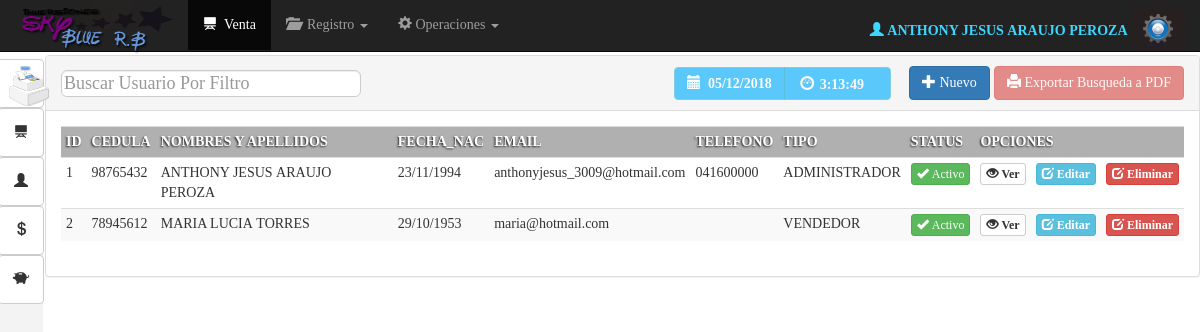
Screenshot of /vista/buscar_usuario.php (signed in) with the database file from the repository.
### tables this page shows
CREATE TABLE IF NOT EXISTS `usuarios` (
  `id_usuario` int(11) NOT NULL,
  `id_empleado` int(11) NOT NULL,
  `usuario` varchar(50) NOT NULL,
  `clave` varchar(50) NOT NULL,
  `nivel` tinyint(1) NOT NULL DEFAULT '1'
);

CREATE TABLE IF NOT EXISTS `empleados` (
  `id_empleado` int(11) NOT NULL,
  `cedula` varchar(8) NOT NULL,
  `nombres` varchar(100) NOT NULL,
  `apellidos` varchar(100) NOT NULL,
  `fecha_nac` varchar(10) NOT NULL,
  `fecha_registro` varchar(10) NOT NULL,
  `cargo` varchar(50) NOT NULL,
  `edo_civil` varchar(30) NOT NULL,
  `grado_formacion` varchar(100) NOT NULL,
  `ocupacion` varchar(100) NOT NULL,
  `genero` char(1) NOT NULL,
  `status` varchar(10) NOT NULL DEFAULT 'activo',
  `nacionalidad` varchar(100) NOT NULL
);

CREATE TABLE IF NOT EXISTS `email_empleado` (
  `id_email_empleado` int(11) NOT NULL,
  `id_empleado` int(11) NOT NULL,
  `email_empleado` varchar(150) NOT NULL,
  `status` tinyint(4) NOT NULL DEFAULT '1'
);

CREATE TABLE IF NOT EXISTS `tlf_empleado` (
  `id_tlf_empleado` int(11) NOT NULL,
  `id_empleado` int(11) NOT NULL,
  `telefono_empleado` varchar(15) NOT NULL,
  `status` int(11) NOT NULL DEFAULT '1'
);

### vista/buscar_usuario.php (the view, shortened to what this page needs)
<?php require_once'../seguridad/seguridad.php';
$modelo=new ModCon();
$conexion=$modelo->conectar();
 ?>
<!DOCTYPE html>
<html lang="en">
  <head>
    <link href="../Bootstrap/css/bootstrap.css" rel="stylesheet">
     <link href="../css/MyStyle.css" rel="stylesheet">
      <link rel="stylesheet" type="text/css" href="../css/calendario.css">
  </head>
 <body onload="mueveReloj()">
      <nav class="navbar navbar-inverse navbar-fixed-top" id="contenedornavbar">
      <div class="container-fluid">
        <div class="navbar-header">
          <a class="navbar-brand" href=""><img id="logotipo"src="../img/logo.png" alt=""></a>
        </div>
        <div id="navbar" class="navbar-collapse collapse">
          <ul class="nav navbar-nav">
              <li class="active"><a href="venta.php"><span class="glyphicon glyphicon-blackboard" aria-hidden="true"></span>&nbsp;&nbsp;Venta</a></li>
 <li class="dropdown">
              <a href="#" class="dropdown-toggle" data-toggle="dropdown" role="button" aria-expanded="false"><span class="glyphicon glyphicon-folder-open" aria-hidden="true"></span> &nbsp;Registro <span class="caret"></span></a>
            </li>
           <li class="dropdown">
              <a href="#" class="dropdown-toggle" data-toggle="dropdown" role="button" aria-expanded="false"><span class="glyphicon glyphicon-cog" aria-hidden="true"></span>&nbsp;Operaciones <span class="caret"></span></a>
            </li>
          </ul>
<div class="btn-group navbar-form navbar-right" >
<?php
$log=$_SESSION['id'];
$user=$conexion->query("SELECT t1.id_usuario,t2.id_empleado, t2.nombres,t2.apellidos as apellidos
FROM usuarios t1
RIGHT Join empleados t2  ON t1.id_empleado=t2.id_empleado
WHERE t1.id_empleado='$log'");
$usr=$user->fetch_array();
 ?>
<label  id="log" class="navbar-left"><b><?php echo "<span class='glyphicon glyphicon-user' aria-hidden='true'></span>&nbsp;". $usr['nombres']."&nbsp;".$usr['apellidos']."&nbsp;";?></b></label>
  <button id="btnConfi" type="button" class="btn btn-default dropdown-toggle" data-toggle="dropdown" aria-expanded="false">
   <img src="../img/confi2.png" width="30" alt="">
  </button>
</div>
        </div>
      </div>
      <article id="navbar3">
       <button type="button" class="btn btn-default btn2" id="btn0"aria-label="Left Align">
 <img src="../img/fact.png" width="40" alt="">
<button type="button" class="btn btn-default btn2" id="btn1"aria-label="Left Align">
  <span class="glyphicon glyphicon-blackboard" aria-hidden="true"></span>
</button>
<button type="button" class="btn btn-default btn2" id="btn2"aria-label="Left Align">
  <span class="glyphicon glyphicon-user" aria-hidden="true"></span>
</button>
<button type="button" class="btn btn-default btn2" id="btn2"aria-label="Left Align">
  <span class="glyphicon glyphicon glyphicon-usd" aria-hidden="true"></span>
</button>
<button type="button" class="btn btn-default btn2 btn3" id="btn3"aria-label="Left Align">
  <span class="glyphicon glyphicon-piggy-bank" aria-hidden="true"></span>
</button>
</article>
    </nav>
 <div id="panel" class="panel panel-default">
  <div class="panel-heading">
<table border="0" width="100%" align="center">
  <tr>
   <td> <div class="form-group-lg ">
   <input type="text"class= "form-control" placeholder="Buscar Usuario Por Filtro" id="filtrar"/>
   </div> </td>
 <td width="235"> <div class="btn-group" role="group" aria-label="...">
  <button type="button" id="btnAzulCielo" disabled class="btn btn-info"><b><span class="glyphicon glyphicon-calendar" aria-hidden="true"></span>&nbsp;
  <?php $fecha=date("d/m/Y");
echo $fecha;
  ?></b></button>
  <button type="button" id="btnAzulCielo"disabled class="btn btn-info">
  <form name="form_reloj">
  &nbsp;<span class="glyphicon glyphicon-dashboard"></span>
<input type="text"disabled class="tamano"  id="reloj"name="reloj" size="10">
</form></button>
</div>
</td><th width="85">
  <a href="registro_empleado.php" class="btn btn-primary dropdown-toggle">
      <span class="glyphicon glyphicon-plus"></span>&nbsp;Nuevo
  </a>
        </th>
     <td width="150"> <button type="button"data-toggle="modal" data-target="#FinalizarVenta"  id="btnFinVenta"disabled class="btn btn-danger"> <span class="glyphicon glyphicon-print" aria-hidden="true"></span> Exportar Busqueda a PDF</button></td>
  </tr>
</table>
  </div>
  <div class="panel-body">
  <div class="container-fuid">
  <div class="row">
<div class="col-xs-12 ">
<center>
 <div  id="llenar_usuarios">
      <table  class="table table-striped table-condensed table-hover">
    <tr>
     <th class="headerT">ID</th>
    <th class="headerT">CEDULA</th>
    <th class="headerT">NOMBRES Y APELLIDOS</th>
   <th class="headerT">FECHA_NAC</th>
      <th class="headerT">EMAIL</th>
      <th class="headerT">TELEFONO</th>
    <th class="headerT">TIPO</th>
    <th class="headerT">STATUS</th>
     <th class="headerT" colspan="3">OPCIONES</th>
    </tr>
    <?php
$sql=$conexion->query("SELECT t1.id_empleado,t1.cedula,t1.nombres,t1.apellidos,t1.fecha_nac,t2.email_empleado,t3.telefono_empleado,t1.cargo,t1.status
FROM empleados t1
LEFT JOIN email_empleado t2 ON t2.id_empleado=t1.id_empleado
LEFT JOIN tlf_empleado t3 ON t3.id_empleado=t1.id_empleado
where t1.status<>'eliminado'
 ORDER BY t1.nombres asc");
while ($fila=$sql->fetch_array()) {
 ?>
 <tr>
     <td><?php echo $fila[0] ?></td>
    <td><?php echo $fila[1] ?></td>
    <td><?php echo $fila[2]."&nbsp;".$fila[3] ?></td>
    <td><?php echo $fila[4] ?></td>
     <td><?php echo $fila[5] ?></td>
      <td><?php echo $fila[6] ?></td>
      <td><?php echo $fila[7] ?></td>
 <td><?php $status=$fila[8];
if ($status=="activo") {
 echo '  <button type="button" class="btn btn-success btn-xs"> <span class="glyphicon glyphicon-ok"></span>&nbsp;Activo</button>' ;
}else{ echo  '<button type="button" class="btn btn-danger btn-xs"> <span class="glyphicon glyphicon-remove"></span>&nbsp;Desactivado</button>';
} ?></td>
 <td id="table_operaciones"><?php echo '  <a href="ver_empleado.php?id='.$fila[0].'" id="bold" class="btn btn-default btn-xs"> <span class="glyphicon glyphicon-eye-open"></span>&nbsp;Ver</a>';?></td>
  <td id="table_operaciones"><?php echo '  <a href="modificar_empleado.php?id='.$fila[0].'" id="bold" class="btn btn-info btn-xs"> <span class="glyphicon glyphicon-edit"></span>&nbsp;Editar</a>';?></td>
 <td id="table_operaciones"><?php echo ' <a href="buscar_usuario.php?id='.$fila[0].'&status=eliminado&Eliminar_emp" id="bold" class="btn btn-danger btn-xs"> <span class="glyphicon glyphicon-edit"></span>&nbsp;Eliminar</a>';?></td>
</tr>
  <?php
}
     ?>
  </table>
</div>
</center>
  </div>
</div>
</div>
  </div>
</div>
</body>
</html>

### css/MyStyle.css (style rules this page uses)
body { font-family: "Ubuntu"; }
#log { color: #3DD6FF; line-height: 45px; font-family: "Ubuntu"; font-weight: bold; }
#bold { font-weight: bold; }
#btnAzulCielo { background: #08B1FF; text-align: left; font-weight: bold; height: 33px; }
.tamano { width: 60px; }
.headerT { background: #b0b0b0; color: #FFF; text-shadow: -1px 1px 2px rgba(0,0,0,0.8); }
#logotipo { width: 158px; height: 68px; margin-top: -29px; }
#filtrar { padding: 2px; width: 300px; height: 27px; }
#reloj { border: 0px; height: 22px; background: transparent; }
#table_operaciones { width: 10px; text-align: center; }

### rows the page displays
usuarios: id_empleado.nombres "ANTHONY JESUS", id_empleado.apellidos "ARAUJO PEROZA"
empleados: id_empleado "1", cedula "98765432", nombres "ANTHONY JESUS", apellidos "ARAUJO PEROZA", fecha_nac "23/11/1994", email_empleado.email_empleado "anthonyjesus_3009@hotmail.com", tlf_empleado.telefono_empleado "041600000", cargo "ADMINISTRADOR", status "activo" (drawn)
email_empleado: id_empleado.id_empleado "2", id_empleado.cedula "78945612", id_empleado.nombres "MARIA LUCIA", id_empleado.apellidos "TORRES", id_empleado.fecha_nac "29/10/1953", email_empleado "maria@hotmail.com", id_empleado.cargo "VENDEDOR"
